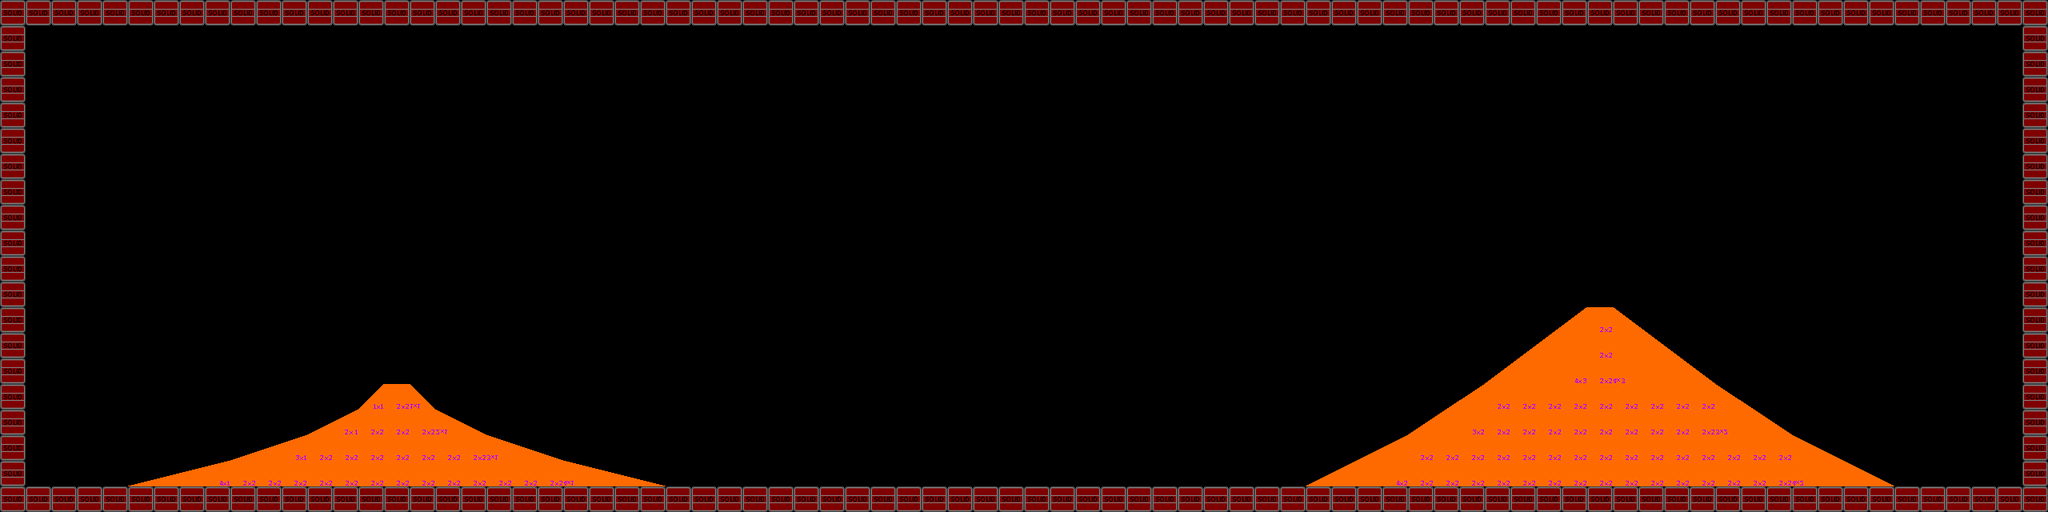

The image is a tile-based game level rendered from a .tmx file. Its description and source (layers, tilesets, objects; grid data summarised) follow:
An orthogonal 80x20 tile map with 32x32 px tiles, 2 tile layers (Under Player, Above Player) and 45 objects (45x SolidBlock).

<map version="1.2" tiledversion="1.2.0" orientation="orthogonal" renderorder="right-down" width="80" height="20" tilewidth="32" tileheight="32" infinite="0" nextlayerid="4" nextobjectid="101">
 <properties>
  <property name="background" value="testbg.png" />
  <property name="globalX" type="int" value="1" />
  <property name="globalY" type="int" value="1" />
  <property name="roomID" type="int" value="6" />
  <property name="roomName" value="Test Room 5 Slopes 2" />
  <property name="tileset" value="tilesetwslopes.png" />
 </properties>
 <tileset firstgid="1" source="testslopes.tsx" />
 <layer id="1" name="Under Player" width="80" height="20">
  <data>[1600 cells, 344 non-empty, 74 distinct tile ids]</data>
 </layer>
 <layer id="2" name="Above Player" width="80" height="20">
  <data>[1600 cells, 0 non-empty, 0 distinct tile ids]</data>
 </layer>
 <objectgroup id="3" name="Blocks">
  <object id="1" type="SolidBlock" x="0" y="0" width="32" height="320" />
  <object id="2" type="SolidBlock" x="0" y="320" width="32" height="320" />
  <object id="3" type="SolidBlock" x="2528" y="0" width="32" height="320" />
  <object id="4" type="SolidBlock" x="2528" y="320" width="32" height="320" />
  <object id="5" type="SolidBlock" x="32" y="0" width="608" height="32" />
  <object id="6" type="SolidBlock" x="32" y="608" width="608" height="32" />
  <object id="7" type="SolidBlock" x="1920" y="0" width="608" height="32" />
  <object id="8" type="SolidBlock" x="1920" y="608" width="608" height="32" />
  <object id="9" type="SolidBlock" x="640" y="0" width="640" height="32" />
  <object id="10" type="SolidBlock" x="640" y="608" width="640" height="32" />
  <object id="11" type="SolidBlock" x="1280" y="608" width="640" height="32" />
  <object id="12" type="SolidBlock" x="1280" y="0" width="640" height="32" />
  <object id="13" type="SolidBlock" x="1920" y="608" width="608" height="32" />
  <object id="14" type="SolidBlock" x="2528" y="320" width="32" height="320" />
  <object id="15" type="SolidBlock" x="1920" y="0" width="608" height="32" />
  <object id="16" type="SolidBlock" x="2528" y="0" width="32" height="320" />
  <object id="17" type="SolidBlock" x="1280" y="608" width="640" height="32" />
  <object id="18" type="SolidBlock" x="640" y="608" width="640" height="32" />
  <object id="19" type="SolidBlock" x="32" y="608" width="608" height="32" />
  <object id="20" type="SolidBlock" x="0" y="320" width="32" height="320" />
  <object id="21" type="SolidBlock" x="1280" y="0" width="640" height="32" />
  <object id="22" type="SolidBlock" x="640" y="0" width="640" height="32" />
  <object id="23" type="SolidBlock" x="32" y="0" width="608" height="32" />
  <object id="24" type="SolidBlock" x="0" y="0" width="32" height="320" />
  <object id="80" type="SolidBlock" x="160" y="576" width="128" height="32">
   <properties>
    <property name="collisionKey" value="SLOPE_FORWARD" />
    <property name="isSlope" type="bool" value="true" />
   </properties>
  </object>
  <object id="81" type="SolidBlock" x="288" y="544" width="96" height="32">
   <properties>
    <property name="collisionKey" value="SLOPE_FORWARD" />
    <property name="isSlope" type="bool" value="true" />
   </properties>
  </object>
  <object id="82" type="SolidBlock" x="384" y="512" width="64" height="32">
   <properties>
    <property name="collisionKey" value="SLOPE_FORWARD" />
    <property name="isSlope" type="bool" value="true" />
   </properties>
  </object>
  <object id="83" type="SolidBlock" x="448" y="480" width="32" height="32">
   <properties>
    <property name="collisionKey" value="SLOPE_FORWARD" />
    <property name="isSlope" type="bool" value="true" />
   </properties>
  </object>
  <object id="84" type="SolidBlock" x="512" y="480" width="32" height="32">
   <properties>
    <property name="collisionKey" value="SLOPE_BACKWARD" />
    <property name="isSlope" type="bool" value="true" />
   </properties>
  </object>
  <object id="85" type="SolidBlock" x="544" y="512" width="64" height="32">
   <properties>
    <property name="collisionKey" value="SLOPE_BACKWARD" />
    <property name="isSlope" type="bool" value="true" />
   </properties>
  </object>
  <object id="86" type="SolidBlock" x="608" y="544" width="96" height="32">
   <properties>
    <property name="collisionKey" value="SLOPE_BACKWARD" />
    <property name="isSlope" type="bool" value="true" />
   </properties>
  </object>
  <object id="87" type="SolidBlock" x="704" y="576" width="128" height="32">
   <properties>
    <property name="collisionKey" value="SLOPE_BACKWARD" />
    <property name="isSlope" type="bool" value="true" />
   </properties>
  </object>
  <object id="88" type="SolidBlock" x="1632" y="544" width="128" height="64">
   <properties>
    <property name="collisionKey" value="SLOPE_FORWARD" />
    <property name="isSlope" type="bool" value="true" />
   </properties>
  </object>
  <object id="89" type="SolidBlock" x="1760" y="480" width="96" height="64">
   <properties>
    <property name="collisionKey" value="SLOPE_FORWARD" />
    <property name="isSlope" type="bool" value="true" />
   </properties>
  </object>
  <object id="90" type="SolidBlock" x="1856" y="384" width="128" height="96">
   <properties>
    <property name="collisionKey" value="SLOPE_FORWARD" />
    <property name="isSlope" type="bool" value="true" />
   </properties>
  </object>
  <object id="91" type="SolidBlock" x="2016" y="384" width="128" height="96">
   <properties>
    <property name="collisionKey" value="SLOPE_BACKWARD" />
    <property name="isSlope" type="bool" value="true" />
   </properties>
  </object>
  <object id="92" type="SolidBlock" x="2144" y="480" width="96" height="64">
   <properties>
    <property name="collisionKey" value="SLOPE_BACKWARD" />
    <property name="isSlope" type="bool" value="true" />
   </properties>
  </object>
  <object id="93" type="SolidBlock" x="2240" y="544" width="128" height="64">
   <properties>
    <property name="collisionKey" value="SLOPE_BACKWARD" />
    <property name="isSlope" type="bool" value="true" />
   </properties>
  </object>
  <object id="94" type="SolidBlock" x="1984" y="384" width="32" height="96" />
  <object id="95" type="SolidBlock" x="1856" y="480" width="288" height="64" />
  <object id="96" type="SolidBlock" x="1760" y="544" width="480" height="64" />
  <object id="97" type="SolidBlock" x="480" y="480" width="32" height="32" />
  <object id="98" type="SolidBlock" x="448" y="512" width="96" height="32" />
  <object id="99" type="SolidBlock" x="384" y="544" width="224" height="32" />
  <object id="100" type="SolidBlock" x="288" y="576" width="416" height="32" />
 </objectgroup>
</map>